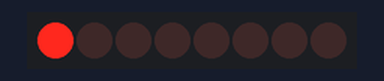
A sketch run on a simulated Arduino Mega 2560, built with avr-gcc and run on an emulated ATmega2560. Parts: 8 shift-register outputs drawn as a row of LEDs (first output left, lit = HIGH). Wiring (inferred from the names in the program): shift register (74HC595): data pin 31; shift clock pin 30; latch pin 32. Wiring (inferred from the signals the program sends): row of LEDs: on Q0, Q1, Q2, Q3, Q4, Q5, Q6, Q7.

Above: at 0.5 s.
At 2.5 s:
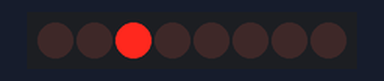
At 3.5 s:
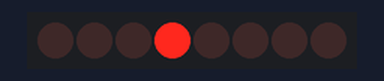
At 4.5 s:
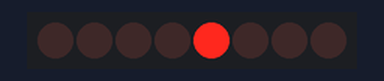
At 6.5 s:
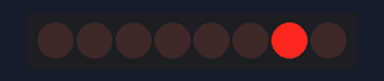
At 9.5 s:
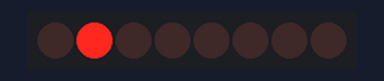
Timing chart, 0 to 10.4 s (numbered marks = the images above):
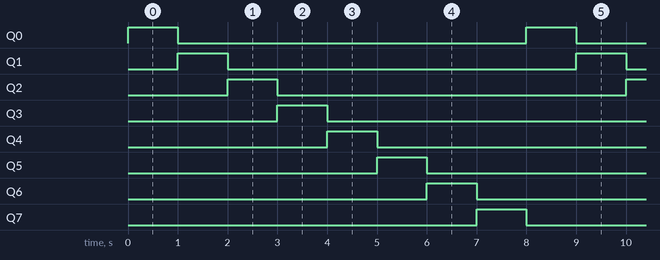

The sketch:

ShiftOut.ino
```cpp
//**************************************************************//
//  Name    : shiftOutCode, Hello World                         //
//  Author  : Carlyn Maw,Tom Igoe                               //
//  Date    : 25 Oct, 2006                                      //
//  Version : 1.0                                               //
//  Notes   : Code for using a 74HC595 Shift Register           //
//          : to count from 0 to 255                            //
//****************************************************************

//Pin connected to ST_CP of 74HC595
int DS = 31;
//Pin connected to SH_CP of 74HC595
int ST_CP = 32;
////Pin connected to DS of 74HC595
int SH_CP = 30;

void setup() {
  //set pins to output because they are addressed in the main loop
  pinMode(DS, OUTPUT);
  pinMode(ST_CP, OUTPUT);
  pinMode(SH_CP, OUTPUT);
}

void loop() {
    //R1
    digitalWrite(ST_CP, LOW);
    shiftOut(DS, SH_CP, MSBFIRST, B00000001);
    digitalWrite(ST_CP, HIGH);
    delay(1000);

    //G1
    digitalWrite(ST_CP, LOW);
    shiftOut(DS, SH_CP, MSBFIRST, B00000010);
    digitalWrite(ST_CP, HIGH);
    delay(1000);

    //B1
    digitalWrite(ST_CP, LOW);
    shiftOut(DS, SH_CP, MSBFIRST, B00000100);
    digitalWrite(ST_CP, HIGH);
    delay(1000);

    //G1
    digitalWrite(ST_CP, LOW);
    shiftOut(DS, SH_CP, MSBFIRST, B00001000);
    digitalWrite(ST_CP, HIGH);
    delay(1000);

    //G1
    digitalWrite(ST_CP, LOW);
    shiftOut(DS, SH_CP, MSBFIRST, B00010000);
    digitalWrite(ST_CP, HIGH);
    delay(1000);

    //G1
    digitalWrite(ST_CP, LOW);
    shiftOut(DS, SH_CP, MSBFIRST, B00100000);
    digitalWrite(ST_CP, HIGH);
    delay(1000);

    //G1
    digitalWrite(ST_CP, LOW);
    shiftOut(DS, SH_CP, MSBFIRST, B01000000);
    digitalWrite(ST_CP, HIGH);
    delay(1000);

    //G1
    digitalWrite(ST_CP, LOW);
    shiftOut(DS, SH_CP, MSBFIRST, B10000000);
    digitalWrite(ST_CP, HIGH);
    delay(1000);
}
```

Measured:
- by itself, Q0–7: alternates HIGH for 1.0 s and LOW for 7.0 s
- by itself, everything shown: repeats every 8.0 s, in 8 steps
